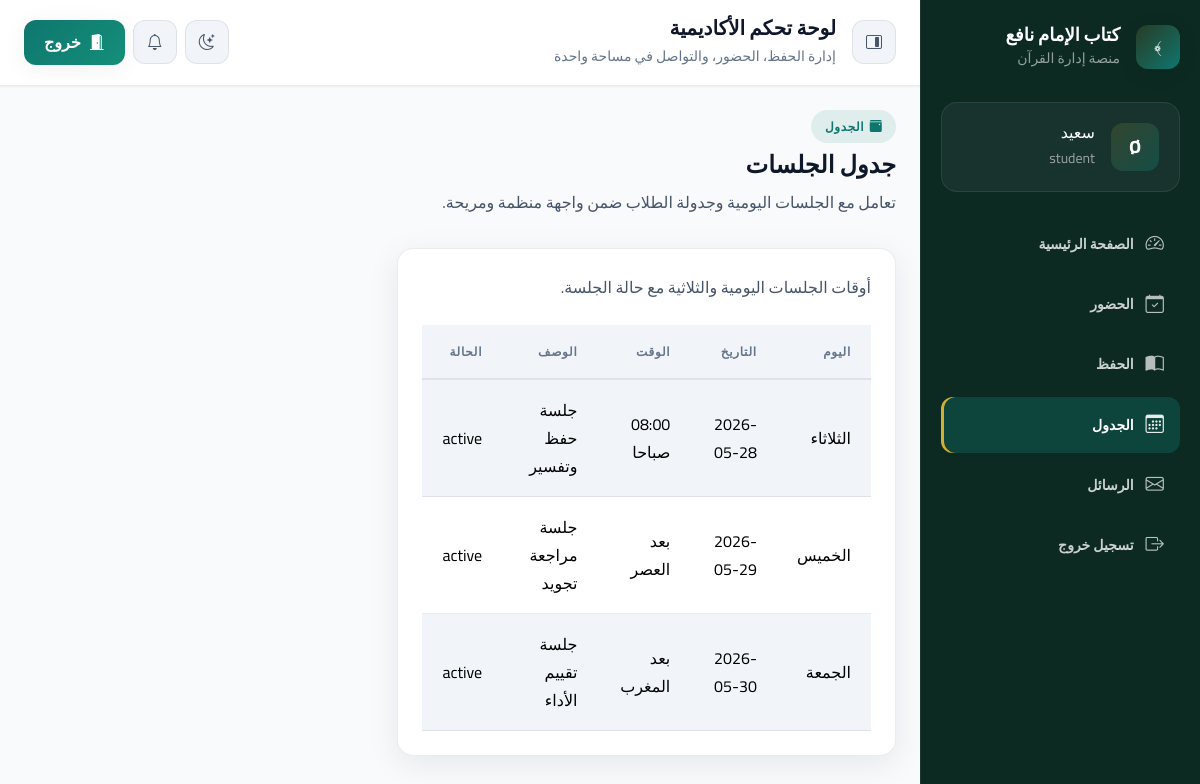
The app's page /schedule (signed in) with its own data.
### tables this page shows
CREATE TABLE schedules (
    id INT AUTO_INCREMENT PRIMARY KEY,
    day_name VARCHAR(50) NOT NULL,
    session_date DATE NOT NULL,
    session_time VARCHAR(20) NOT NULL,
    description VARCHAR(255) NULL,
    status ENUM('active','canceled') DEFAULT 'active',
    created_at TIMESTAMP DEFAULT CURRENT_TIMESTAMP
);

### app/Core/Controller.php (called while the page is built, shortened)
<?php
class Controller
{
    public function view(string $view, array $data = [])
    {
        extract($data);
        require_once __DIR__ . '/../Views/' . $view . '.php';
    }
}

### app/Controllers/ScheduleController.php (called while the page is built, shortened)
<?php
class ScheduleController extends Controller
{
    public function index()
    {
        $user = Session::get('user');
        $schedule = new Schedule();
        $sessions = $schedule->getAll();
        $this->view('dashboard/schedule', [
            'user' => $user,
            'sessions' => $sessions,
        ]);
    }
}

### app/Core/App.php (called while the page is built, shortened)
<?php
class App
{
    protected $method = 'index';
    public function __construct()
    {
        $url = $this->parseUrl();
        if (isset($url[0]) && file_exists(__DIR__ . '/../Controllers/' . ucfirst($url[0]) . 'Controller.php')) {
            unset($url[0]);
        }
        $this->controller = new $controllerClass();
        $this->params = $url ? array_values($url) : [];
        call_user_func_array([$this->controller, $this->method], $this->params);
    }
    private function parseUrl()
    {
        if (isset($_GET['url'])) {
            $url = filter_var(rtrim($_GET['url'], '/'), FILTER_SANITIZE_URL);
        } else {
            $requestUri = $_SERVER['REQUEST_URI'] ?? '';
            $path = parse_url($requestUri, PHP_URL_PATH);
            $url = trim($path, '/');
        }
        return explode('/', $url);
    }
}

### public/index.php (called while the page is built, shortened)
<?php
require_once __DIR__ . '/../config/config.php';
require_once __DIR__ . '/../app/Core/App.php';
$app = new App();

### config/config.php (called while the page is built, shortened)
<?php
spl_autoload_register(function ($class) {
    $prefix = 'App\\';
    $base_dir = __DIR__ . '/../app/';
    $len = strlen($prefix);
    $relative_class = substr($class, $len);
    $file = $base_dir . str_replace('\\', '/', $relative_class) . '.php';
});
require_once __DIR__ . '/app.php';
require_once __DIR__ . '/database.php';

### config/database.php (called while the page is built, shortened)
<?php
class Database
{
    private static ?PDO $connection = null;
    public static function connect(): PDO
    {
        if (self::$connection === null) {
            try {
                $dsn = sprintf(
                    'mysql:host=%s;port=%s;dbname=%s;charset=utf8mb4',
                    DB_HOST,
                    DB_PORT,
                    DB_NAME
                );
                self::$connection = new PDO($dsn, DB_USER, DB_PASS, [
                    PDO::ATTR_ERRMODE => PDO::ERRMODE_EXCEPTION,
                    PDO::ATTR_DEFAULT_FETCH_MODE => PDO::FETCH_ASSOC,
                ]);
            } catch (PDOException $e) {
                die('Database connection failed: ' . $e->getMessage());
            }
        }
        return self::$connection;
    }
}

### app/Models/Schedule.php (called while the page is built, shortened)
<?php
class Schedule
{
    private PDO $db;
    public function __construct()
    {
        $this->db = Database::connect();
    }
    public function getAll(): array
    {
        $stmt = $this->db->query('SELECT * FROM schedules ORDER BY session_date ASC');
        return $stmt->fetchAll();
    }
}

### app/Core/Session.php (called while the page is built, shortened)
<?php
class Session
{
    public static function get(string $key, $default = null)
    {
        return $_SESSION[$key] ?? $default;
    }
}

### app/Views/dashboard/schedule.php (the view, shortened to what this page needs)
<section class="dashboard-page">
    <div class="page-header">
        <div>
            <span class="page-badge"><i class="bi bi-calendar3-event-fill"></i> الجدول</span>
            <h1 class="page-title">جدول الجلسات</h1>
            <p class="page-description">تعامل مع الجلسات اليومية وجدولة الطلاب ضمن واجهة منظمة ومريحة.</p>
        </div>
    </div>
    <div class="row g-4">
        <div class="col-lg-7">
            <div class="dashboard-card p-4">
                <p class="page-description mb-4">أوقات الجلسات اليومية والثلاثية مع حالة الجلسة.</p>
                <div class="table-responsive">
                    <table class="table table-striped align-middle">
                        <thead>
                            <tr>
                                <th>اليوم</th>
                                <th>التاريخ</th>
                                <th>الوقت</th>
                                <th>الوصف</th>
                                <th>الحالة</th>
                            </tr>
                        </thead>
                        <tbody>
                            <?php foreach ($sessions as $session): ?>
                                <tr>
                                    <td><?= htmlspecialchars($session['day_name']) ?></td>
                                    <td><?= htmlspecialchars($session['session_date']) ?></td>
                                    <td><?= htmlspecialchars($session['session_time']) ?></td>
                                    <td><?= htmlspecialchars($session['description']) ?></td>
                                    <td><?= htmlspecialchars($session['status']) ?></td>
                                </tr>
                            <?php endforeach; ?>
                        </tbody>
                    </table>
                </div>
            </div>
        </div>
    </div>
</section>
<?php $content = ob_get_clean(); ?>
<?php require_once __DIR__ . '/../layouts/dashboard.php'; ?>

### app/Views/layouts/dashboard.php (shortened to what this page needs)
<!DOCTYPE html>
<html lang="ar" dir="rtl" data-theme="light">
<head>
    <link href="https://cdn.jsdelivr.net/npm/bootstrap@5.3.3/dist/css/bootstrap.rtl.min.css" rel="stylesheet" />
    <link href="https://cdn.jsdelivr.net/npm/bootstrap-icons@1.11.3/font/bootstrap-icons.min.css" rel="stylesheet" />
    <link rel="stylesheet" href="<?= BASE_URL ?>assets/css/styles.css" />
</head>
<body class="dashboard-shell">
<div class="d-flex flex-column flex-lg-row min-vh-100">
    <aside class="dashboard-sidebar" id="dashboardSidebar">
        <div class="sidebar-brand">
            <div class="brand-mark" aria-hidden="true">﴾</div>
            <div class="sidebar-brand-text">
                <h1 class="h6 mb-0">كتاب الإمام نافع</h1>
                <p class="mb-0 small">منصة إدارة القرآن</p>
            </div>
        </div>
        <div class="sidebar-profile">
            <div class="d-flex align-items-center gap-3">
                <div class="profile-avatar" aria-hidden="true"><?= strtoupper(substr(htmlspecialchars($user['first_name'] ?? 'م'), 0, 1)) ?></div>
                <div class="sidebar-profile-text">
                    <h3 class="h6 mb-1"><?= htmlspecialchars($user['first_name'] ?? 'ضيف') ?></h3>
                    <p class="mb-0 small"><?= htmlspecialchars($user['role_name'] ?? 'مستخدم') ?></p>
                </div>
            </div>
        </div>
        <nav class="nav flex-column dashboard-nav" aria-label="القائمة الرئيسية">
            <a class="nav-link<?= (stripos($_SERVER['REQUEST_URI'] ?? '', '/dashboard') !== false && stripos($_SERVER['REQUEST_URI'] ?? '', '/admin') === false ? ' active' : '') ?>" href="<?= BASE_URL ?>dashboard">
                <i class="bi bi-speedometer2" aria-hidden="true"></i>
                <span class="sidebar-label">الصفحة الرئيسية</span>
            </a>
            <a class="nav-link<?= (stripos($_SERVER['REQUEST_URI'] ?? '', '/attendance') !== false ? ' active' : '') ?>" href="<?= BASE_URL ?>attendance">
                <i class="bi bi-calendar-check" aria-hidden="true"></i>
                <span class="sidebar-label">الحضور</span>
            </a>
            <a class="nav-link<?= (stripos($_SERVER['REQUEST_URI'] ?? '', '/memorization') !== false ? ' active' : '') ?>" href="<?= BASE_URL ?>memorization">
                <i class="bi bi-book-half" aria-hidden="true"></i>
                <span class="sidebar-label">الحفظ</span>
            </a>
            <a class="nav-link<?= (stripos($_SERVER['REQUEST_URI'] ?? '', '/schedule') !== false ? ' active' : '') ?>" href="<?= BASE_URL ?>schedule">
                <i class="bi bi-calendar3" aria-hidden="true"></i>
                <span class="sidebar-label">الجدول</span>
            </a>
            <a class="nav-link<?= (stripos($_SERVER['REQUEST_URI'] ?? '', '/messages') !== false && stripos($_SERVER['REQUEST_URI'] ?? '', '/admin') === false ? ' active' : '') ?>" href="<?= BASE_URL ?>messages">
                <i class="bi bi-envelope" aria-hidden="true"></i>
                <span class="sidebar-label">الرسائل</span>
            </a>
            <a class="nav-link" href="<?= BASE_URL ?>logout">
                <i class="bi bi-box-arrow-right" aria-hidden="true"></i>
                <span class="sidebar-label">تسجيل خروج</span>
            </a>
        </nav>
    </aside>
    <div class="dashboard-panel">
        <header class="dashboard-topbar">
            <div class="d-flex align-items-center gap-3">
                <button type="button" class="btn btn-soft btn-icon d-none d-lg-inline-flex" data-sidebar-collapse aria-label="طي القائمة">
                    <i class="bi bi-layout-sidebar-inset-reverse" aria-hidden="true"></i>
                </button>
                <div>
                    <h2 class="h5 mb-1">لوحة تحكم الأكاديمية</h2>
                    <p class="text-muted mb-0 small">إدارة الحفظ، الحضور، والتواصل في مساحة واحدة</p>
                </div>
            </div>
            <div class="topbar-actions">
                <button type="button" class="btn btn-soft btn-icon" data-theme-toggle aria-label="تبديل الوضع الليلي">
                </button>
                <button type="button" class="btn btn-soft btn-icon" aria-label="الإشعارات">
                    <i class="bi bi-bell" aria-hidden="true"></i>
                </button>
                <a href="<?= BASE_URL ?>logout" class="btn btn-primary d-flex align-items-center gap-2">
                    <i class="bi bi-door-open-fill" aria-hidden="true"></i>
                    <span>خروج</span>
                </a>
            </div>
        </header>
        <main class="dashboard-content">
            <?= $content ?? '' ?>
        </main>
    </div>
</div>
</body>
</html>

### records on screen
schedules: day_name "الثلاثاء", session_date "2026-05-28", session_time "08:00 صباحا", description "جلسة حفظ وتفسير", status "active"
schedules: day_name "الخميس", session_date "2026-05-29", session_time "بعد العصر", description "جلسة مراجعة تجويد", status "active"
schedules: day_name "الجمعة", session_date "2026-05-30", session_time "بعد المغرب", description "جلسة تقييم الأداء", status "active"

### other values on screen
substr(htmlspecialchars($user['first_name'] ?? 'م'), 0, 1) "Ø"
$user['first_name'] "سعيد"
$user['role_name'] "student"
